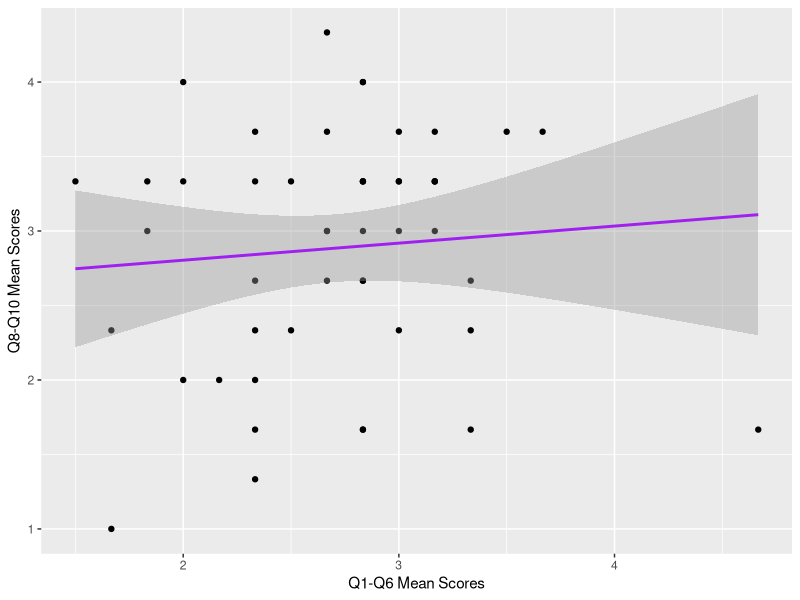

Reproduce this figure in R. (Note: this script raises an error after producing the figure.)
## ---- chunk 1
setwd(dirname(rstudioapi::getActiveDocumentContext()$path))
library(tidyverse)

## ---- chunk 2
week8_tbl <- read_csv(file = "../data/week3.csv") %>% 
  mutate(gender = recode_factor(gender, M = "Male", F = "Female")) %>% 
  mutate(q5 = recode(q5, "1" = "5", "2" = "4", "3" = "3", "4" = "2", "5" = "1")) %>% 
  mutate(q5 = as.numeric(q5)) %>%
  rowwise() %>% 
  mutate(meanq1q6 = mean(c(q1, q2, q3, q4, q5, q6))) %>% 
  mutate(meanq8q10 = mean(c(q8, q9, q10)))
  
## ---- chunk 3
week8_tbl %>% 
  select(q1:q6)

ggplot(week8_tbl, aes(x = meanq1q6, y = meanq8q10)) +
  geom_point() +
  geom_smooth(method = "lm", color = "purple") +
  labs(x = "Q1-Q6 Mean Scores", y = "Q8-Q10 Mean Scores")
## ---- chunk 4
cor.test(week8_tbl$meanq1q6, week8_tbl$meanq8q10)
## ---- chunk 5
week8_tbl %>% 
  select(-timeStart, -condition, -q7) %>% 
  saveRDS(file = "../shiny_week8/shinydata.rds")
